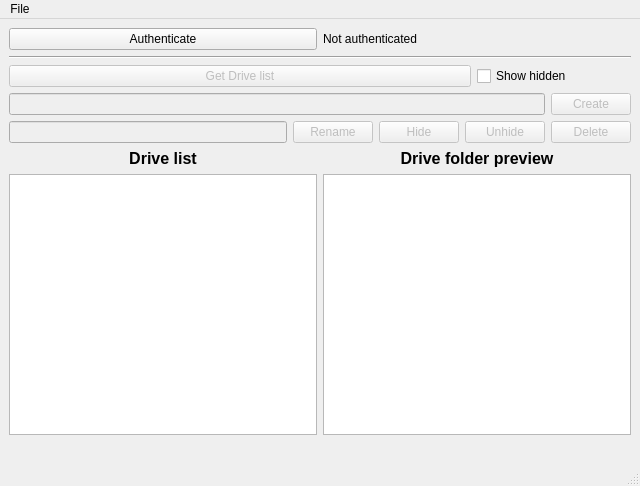
<?xml version="1.0" encoding="UTF-8"?>
<ui version="4.0">
 <class>MainWindow</class>
 <widget class="QMainWindow" name="MainWindow">
  <property name="geometry">
   <rect>
    <x>0</x>
    <y>0</y>
    <width>640</width>
    <height>486</height>
   </rect>
  </property>
  <property name="windowTitle">
   <string>MainWindow</string>
  </property>
  <widget class="QWidget" name="centralwidget">
   <layout class="QVBoxLayout" name="verticalLayout">
    <item>
     <layout class="QHBoxLayout" name="authLayout">
      <item>
       <widget class="QPushButton" name="authButton">
        <property name="text">
         <string>Authenticate</string>
        </property>
       </widget>
      </item>
      <item>
       <widget class="QLabel" name="authStatusLabel">
        <property name="text">
         <string>Not authenticated</string>
        </property>
       </widget>
      </item>
     </layout>
    </item>
    <item>
     <widget class="Line" name="line">
      <property name="orientation">
       <enum>Qt::Horizontal</enum>
      </property>
     </widget>
    </item>
    <item>
     <layout class="QHBoxLayout" name="horizontalLayout" stretch="3,1">
      <item>
       <widget class="QPushButton" name="drivesListButton">
        <property name="enabled">
         <bool>false</bool>
        </property>
        <property name="text">
         <string>Get Drive list</string>
        </property>
       </widget>
      </item>
      <item>
       <widget class="QCheckBox" name="showHiddenCheckBox">
        <property name="sizePolicy">
         <sizepolicy hsizetype="Minimum" vsizetype="Fixed">
          <horstretch>0</horstretch>
          <verstretch>0</verstretch>
         </sizepolicy>
        </property>
        <property name="text">
         <string>Show hidden</string>
        </property>
       </widget>
      </item>
     </layout>
    </item>
    <item>
     <layout class="QHBoxLayout" name="newDrivesLayout">
      <item>
       <widget class="QLineEdit" name="newDrivesEdit">
        <property name="enabled">
         <bool>false</bool>
        </property>
       </widget>
      </item>
      <item>
       <widget class="QPushButton" name="newDrivesButton">
        <property name="enabled">
         <bool>false</bool>
        </property>
        <property name="text">
         <string>Create</string>
        </property>
       </widget>
      </item>
     </layout>
    </item>
    <item>
     <layout class="QHBoxLayout" name="renameDrivesLayout">
      <item>
       <widget class="QLineEdit" name="renameDrivesEdit">
        <property name="enabled">
         <bool>false</bool>
        </property>
       </widget>
      </item>
      <item>
       <widget class="QPushButton" name="renameDrivesButton">
        <property name="enabled">
         <bool>false</bool>
        </property>
        <property name="text">
         <string>Rename</string>
        </property>
       </widget>
      </item>
      <item>
       <widget class="QPushButton" name="hideDrivesButton">
        <property name="enabled">
         <bool>false</bool>
        </property>
        <property name="text">
         <string>Hide</string>
        </property>
       </widget>
      </item>
      <item>
       <widget class="QPushButton" name="unhideDrivesButton">
        <property name="enabled">
         <bool>false</bool>
        </property>
        <property name="text">
         <string>Unhide</string>
        </property>
       </widget>
      </item>
      <item>
       <widget class="QPushButton" name="drivesSelectedDeleteButton">
        <property name="enabled">
         <bool>false</bool>
        </property>
        <property name="text">
         <string>Delete</string>
        </property>
       </widget>
      </item>
     </layout>
    </item>
    <item>
     <layout class="QHBoxLayout" name="drivesLayout">
      <item>
       <layout class="QVBoxLayout" name="drivesListLayout">
        <item>
         <widget class="QLabel" name="label_2">
          <property name="font">
           <font>
            <pointsize>12</pointsize>
            <weight>75</weight>
            <bold>true</bold>
           </font>
          </property>
          <property name="layoutDirection">
           <enum>Qt::RightToLeft</enum>
          </property>
          <property name="text">
           <string>Drive list</string>
          </property>
          <property name="alignment">
           <set>Qt::AlignCenter</set>
          </property>
         </widget>
        </item>
        <item>
         <widget class="QListWidget" name="drivesList"/>
        </item>
       </layout>
      </item>
      <item>
       <layout class="QVBoxLayout" name="drivesPreviewLayout">
        <item>
         <widget class="QLabel" name="label">
          <property name="font">
           <font>
            <pointsize>12</pointsize>
            <weight>75</weight>
            <bold>true</bold>
           </font>
          </property>
          <property name="layoutDirection">
           <enum>Qt::RightToLeft</enum>
          </property>
          <property name="text">
           <string>Drive folder preview</string>
          </property>
          <property name="alignment">
           <set>Qt::AlignCenter</set>
          </property>
         </widget>
        </item>
        <item>
         <widget class="QListWidget" name="drivesPreviewList"/>
        </item>
       </layout>
      </item>
     </layout>
    </item>
    <item>
     <widget class="QLabel" name="errorLabel">
      <property name="text">
       <string/>
      </property>
      <property name="wordWrap">
       <bool>true</bool>
      </property>
     </widget>
    </item>
   </layout>
  </widget>
  <widget class="QMenuBar" name="menubar">
   <property name="geometry">
    <rect>
     <x>0</x>
     <y>0</y>
     <width>640</width>
     <height>30</height>
    </rect>
   </property>
   <widget class="QMenu" name="menuFile">
    <property name="title">
     <string>File</string>
    </property>
    <addaction name="actionQuit"/>
   </widget>
   <addaction name="menuFile"/>
  </widget>
  <widget class="QStatusBar" name="statusbar"/>
  <action name="actionQuit">
   <property name="text">
    <string comment="Action that quits the application">Quit</string>
   </property>
  </action>
 </widget>
 <resources/>
 <connections>
  <connection>
   <sender>actionQuit</sender>
   <signal>activated()</signal>
   <receiver>MainWindow</receiver>
   <slot>close()</slot>
   <hints>
    <hint type="sourcelabel">
     <x>-1</x>
     <y>-1</y>
    </hint>
    <hint type="destinationlabel">
     <x>319</x>
     <y>206</y>
    </hint>
   </hints>
  </connection>
 </connections>
</ui>
